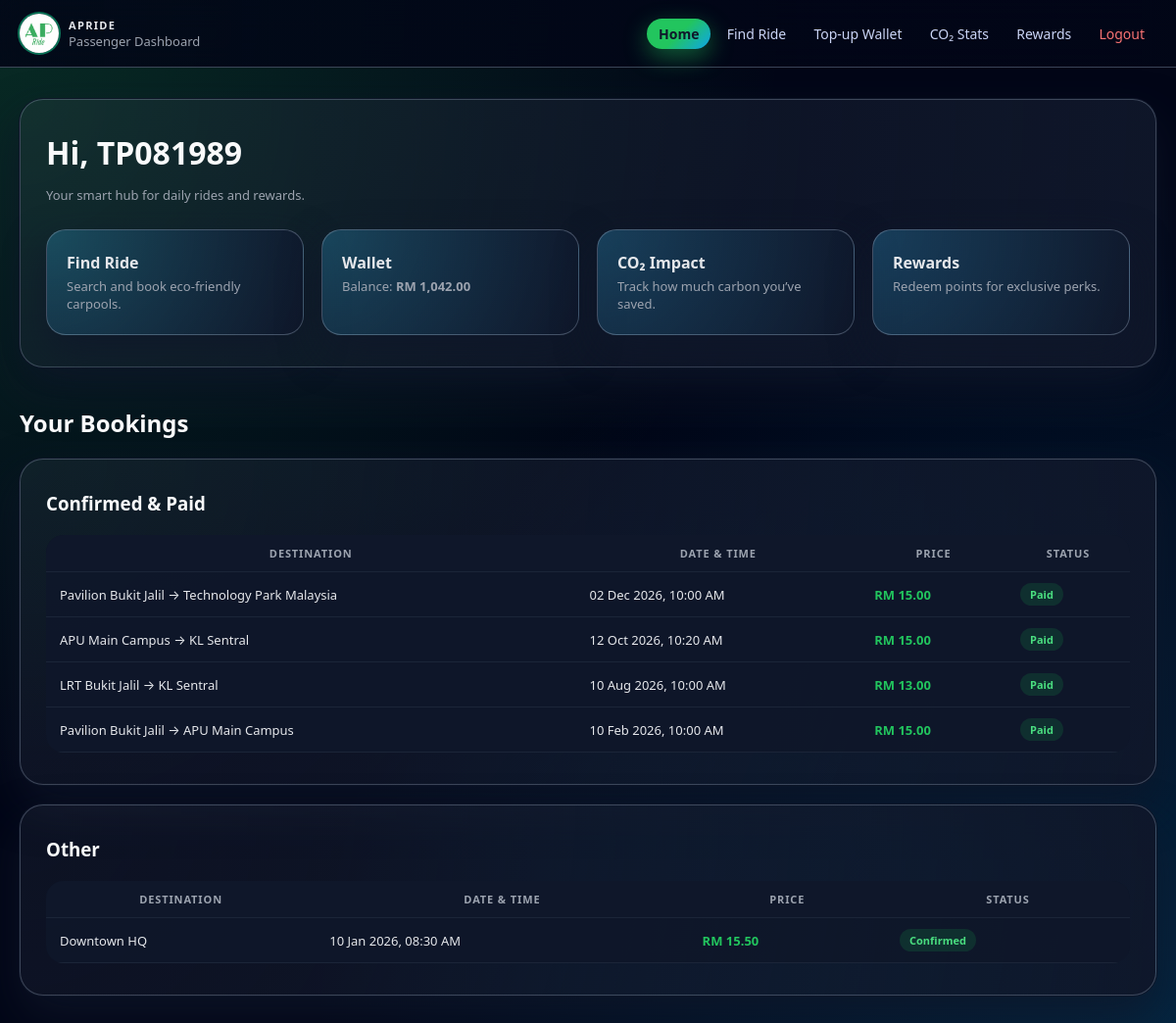
The app's page /customer.php (signed in) with its own data.
### tables this page shows
CREATE TABLE IF NOT EXISTS `customer` (
  `customer_id` int NOT NULL AUTO_INCREMENT,
  `user_id` int NOT NULL,
  `points_balance` int NOT NULL,
  `membership_status` varchar(100) DEFAULT NULL,
  `wallet` int NOT NULL,
  PRIMARY KEY (`customer_id`),
  UNIQUE KEY `user_id` (`user_id`)
);

CREATE TABLE IF NOT EXISTS `user` (
  `user_id` int NOT NULL AUTO_INCREMENT,
  `TP_Number` varchar(100) NOT NULL,
  `password` varchar(100) NOT NULL,
  `e_mail` varchar(100) DEFAULT NULL,
  `role` varchar(100) NOT NULL,
  `name` varchar(100) NOT NULL,
  PRIMARY KEY (`user_id`),
  UNIQUE KEY `TP_Number` (`TP_Number`),
  UNIQUE KEY `e_mail` (`e_mail`)
);

CREATE TABLE IF NOT EXISTS `booking` (
  `booking_id` int NOT NULL AUTO_INCREMENT,
  `ride_id` int NOT NULL,
  `customer_id` int NOT NULL,
  `status` varchar(100) NOT NULL,
  PRIMARY KEY (`booking_id`),
  KEY `ride_id` (`ride_id`),
  KEY `customer_id` (`customer_id`)
);

CREATE TABLE IF NOT EXISTS `ride` (
  `ride_id` int NOT NULL AUTO_INCREMENT,
  `driver_id` int NOT NULL,
  `destination` varchar(100) NOT NULL,
  `date_time` datetime NOT NULL,
  `available_seats` int NOT NULL,
  `price` decimal(10,2) NOT NULL,
  `distance_km` decimal(10,2) NOT NULL,
  PRIMARY KEY (`ride_id`),
  KEY `driver_id` (`driver_id`)
);

### customer.php (the view, shortened to what this page needs)
<?php
include 'db.php';
$uid = $_SESSION['user_id'];
$sql = "SELECT u.TP_Number, c.wallet as wallet_balance, c.customer_id
        FROM user u JOIN customer c ON u.user_id = c.user_id
        WHERE u.user_id = '$uid'";
$result = $conn->query($sql);
if ($result->num_rows > 0) {
    $user_data = $result->fetch_assoc();
} else {
    echo "Error: Profile not found.";
    exit();
}
?>
<!DOCTYPE html>
<html lang="en">
<head>
    <link rel="stylesheet" href="app.css">
</head>
<body>
    <header class="ap-nav">
        <div class="ap-nav-inner">
            <div class="ap-nav-left">
                <img src="logo.png" alt="Logo" class="ap-logo">
                <div>
                    <div class="ap-brand">APRide</div>
                    <div class="ap-muted">Passenger Dashboard</div>
                </div>
            </div>
            <div class="ap-nav-links">
                <a href="customer.php" class="ap-nav-primary">Home</a>
                <a href="find_ride.php">Find Ride</a>
                <a href="topup.php">Top‑up Wallet</a>
                <a href="co2_stats.php">CO₂ Stats</a>
                <a href="rewards.php">Rewards</a>
                <a href="logout.php" style="color:#f97373;">Logout</a>
            </div>
        </div>
    </header>
    <div class="shell">
        <div class="glass-card">
            <div class="welcome-section" style="text-align:left;">
                <h1 style="margin:0 0 6px 0;">Hi, <?php echo $user_data['TP_Number']; ?></h1>
                <p class="ap-muted">Your smart hub for daily rides and rewards.</p>
            </div>
            <div class="ap-grid">
                <div class="ap-tile" onclick="window.location='find_ride.php'">
                    <div class="ap-tile-title">Find Ride</div>
                    <div class="ap-tile-sub">Search and book eco‑friendly carpools.</div>
                </div>
                <div class="ap-tile" onclick="window.location='topup.php'">
                    <div class="ap-tile-title">Wallet</div>
                    <div class="ap-tile-sub">Balance: <strong>RM <?php echo number_format($user_data['wallet_balance'], 2); ?></strong></div>
                </div>
                <div class="ap-tile" onclick="window.location='co2_stats.php'">
                    <div class="ap-tile-title">CO₂ Impact</div>
                    <div class="ap-tile-sub">Track how much carbon you’ve saved.</div>
                </div>
                <div class="ap-tile" onclick="window.location='rewards.php'">
                    <div class="ap-tile-title">Rewards</div>
                    <div class="ap-tile-sub">Redeem points for exclusive perks.</div>
                </div>
            </div>
        </div>
        <?php
        $custId = (int)$user_data['customer_id'];
        $bookSql = "SELECT b.booking_id, b.status, r.destination, r.date_time, r.price
                    FROM booking b
                    JOIN ride r ON b.ride_id = r.ride_id
                    WHERE b.customer_id = $custId
                    ORDER BY r.date_time DESC";
        $bookRes = $conn->query($bookSql);
        $groups = ['Pending' => [], 'Completed' => [], 'Other' => []];
        if ($bookRes && $bookRes->num_rows > 0) {
            while ($b = $bookRes->fetch_assoc()) {
                $st = $b['status'];
                if ($st === 'Pending') $groups['Pending'][] = $b;
                elseif ($st === 'Completed') $groups['Completed'][] = $b;
                else $groups['Other'][] = $b;
            }
        }
        function renderBookingTable($title, $rows) {
            if (empty($rows)) return;
            echo "<div class='glass-card' style='margin-top:20px;'>";
            echo "<h3 style='margin:0 0 20px 0; color:#f9fafb;'>$title</h3>";
            echo "<table class='ap-table'>";
            echo "<thead>
                    <tr>
                        <th>Destination</th>
                        <th>Date & Time</th>
                        <th>Price</th>
                        <th>Status</th>
                    </tr>
                </thead><tbody>";
            foreach ($rows as $b) {
                $statusBadge = '';
                if ($b['status'] === 'Pending') {
                    $statusBadge = "<span class='ap-pill ap-pill-amber'>Pending</span>";
                } elseif ($b['status'] === 'Completed' || $b['status'] === 'Confirmed') {
                    $statusBadge = "<span class='ap-pill ap-pill-green'>" . ($b['status'] === 'Completed' ? 'Paid' : 'Confirmed') . "</span>";
                } else {
                    $statusBadge = "<span class='ap-pill'>" . htmlspecialchars($b['status']) . "</span>";
                }
                echo "<tr>
                        <td>" . htmlspecialchars($b['destination']) . "</td>
                        <td>" . date('d M Y, h:i A', strtotime($b['date_time'])) . "</td>
                        <td style='color:#22c55e; font-weight:600;'>RM " . number_format($b['price'], 2) . "</td>
                        <td>$statusBadge</td>
                      </tr>";
            }
            echo "</tbody></table>";
            echo "</div>";
        }
        ?>
        <div style="margin-top:40px;">
            <h2 style="margin-bottom:20px; color:#f9fafb;">Your Bookings</h2>
            <?php
                if (!$bookRes || $bookRes->num_rows === 0) {
                    echo "<div class='glass-card'><p class='ap-muted' style='margin:0; text-align:center; padding:20px;'>You have no bookings yet.</p></div>";
                } else {
                    renderBookingTable('Confirmed & Paid', $groups['Completed']);
                    renderBookingTable('Other', $groups['Other']);
                }
            ?>
        </div>
    </div>
</body>
</html>

### app.css (style rules this page uses)
* { box-sizing: border-box; }
body { margin: 0; font-family: system-ui, -apple-system, BlinkMacSystemFont, "Segoe UI", sans-serif; color: #0f172a; background: radial-gradient(circle at top left, #22c55e33 0, transparent 50%), radial-gradient(circle at bottom right, #0ea5e933 0, transparent 55%), #020617; min-height: 100vh; }
.shell { max-width: 1200px; margin: 0 auto; padding: 32px 20px 48px; }
.ap-nav { position: sticky; top: 0; z-index: 20; backdrop-filter: blur(14px); background: linear-gradient(to right, #020617dd, #020617cc); border-bottom: 1px solid rgba(148, 163, 184, 0.4); }
.ap-nav-inner { max-width: 1200px; margin: 0 auto; padding: 14px 20px; display: flex; align-items: center; justify-content: space-between; gap: 18px; }
.ap-nav-left { display: flex; align-items: center; gap: 10px; }
.ap-logo { height: 40px; border-radius: 999px; box-shadow: 0 0 0 2px rgba(16, 185, 129, 0.6); }
.ap-brand { font-weight: 700; letter-spacing: 0.12em; text-transform: uppercase; font-size: 11px; color: #e5e7eb; }
.ap-nav-links a { color: #cbd5f5; text-decoration: none; font-size: 14px; padding: 6px 12px; border-radius: 999px; transition: background 0.15s, color 0.15s, transform 0.1s; }
.ap-nav-links a.ap-nav-primary { background: linear-gradient(135deg, #22c55e, #22c55e, #0ea5e9); color: #0f172a; font-weight: 600; box-shadow: 0 8px 25px rgba(34, 197, 94, 0.45); }
.glass-card { background: radial-gradient(circle at top left, rgba(148, 163, 184, 0.08), rgba(15, 23, 42, 0.96)); border-radius: 24px; padding: 32px 26px; border: 1px solid rgba(148, 163, 184, 0.35); box-shadow: 0 22px 45px rgba(15, 23, 42, 0.75), 0 0 0 1px rgba(15, 23, 42, 0.9); color: #e5e7eb; }
.glass-card h1, .glass-card h2, .glass-card h3 { margin-top: 0; color: #f9fafb; }
.ap-grid { display: grid; grid-template-columns: repeat(auto-fit, minmax(220px, 1fr)); gap: 18px; margin-top: 26px; }
.ap-tile { border-radius: 20px; padding: 22px 20px; background: radial-gradient(circle at top left, rgba(56, 189, 248, 0.25), rgba(15, 23, 42, 0.96)); border: 1px solid rgba(148, 163, 184, 0.4); color: #e5e7eb; cursor: pointer; box-shadow: 0 18px 40px rgba(15, 23, 42, 0.85); transition: transform 0.13s ease, box-shadow 0.13s ease, border-color 0.13s; }
.ap-tile-title { font-size: 16px; font-weight: 600; }
.ap-tile-sub { margin-top: 4px; font-size: 13px; color: #9ca3af; }
table.ap-table { width: 100%; border-collapse: collapse; margin-top: 14px; background: rgba(15, 23, 42, 0.9); border-radius: 18px; overflow: hidden; color: #e5e7eb; }
table.ap-table thead { background: rgba(15, 23, 42, 0.96); }
table.ap-table th, table.ap-table td { padding: 11px 14px; font-size: 13px; border-bottom: 1px solid rgba(30, 41, 59, 0.85); }
table.ap-table th { text-transform: uppercase; letter-spacing: 0.08em; font-size: 11px; color: #9ca3af; }
.ap-pill { display: inline-flex; align-items: center; padding: 4px 10px; border-radius: 999px; font-size: 11px; font-weight: 600; }
.ap-pill-green { background: rgba(22, 163, 74, 0.18); color: #4ade80; }
.ap-muted { color: #9ca3af; font-size: 13px; }

### records on screen
customer: user.TP_Number "TP081989", wallet "1,042.00"
booking: ride.destination "Pavilion Bukit Jalil → Technology Park Malaysia", ride.date_time "02 Dec 2026, 10:00 AM", ride.price "15.00", status "Paid"
booking: ride.destination "APU Main Campus → KL Sentral", ride.date_time "12 Oct 2026, 10:20 AM", ride.price "15.00", status "Paid"
booking: ride.destination "LRT Bukit Jalil → KL Sentral", ride.date_time "10 Aug 2026, 10:00 AM", ride.price "13.00", status "Paid"
booking: ride.destination "Pavilion Bukit Jalil → APU Main Campus", ride.date_time "10 Feb 2026, 10:00 AM", ride.price "15.00", status "Paid"
booking: ride.destination "Downtown HQ", ride.date_time "10 Jan 2026, 08:30 AM", ride.price "15.50", status "Confirmed"

### other values on screen
$title "Confirmed & Paid Other"
